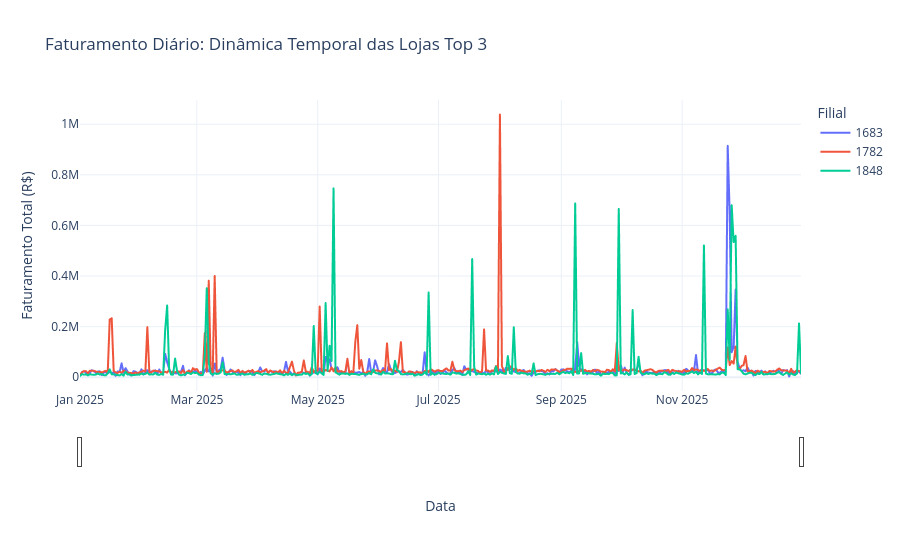

Notebook source saved alongside this figure:
### Code cell
# Série temporal das 3 lojas com picos de vendas
top_3_lojas = frequencia_top_lojas.index[:3]

df_top3 = df_vendas[df_vendas['codigo_filial'].isin(top_3_lojas)].copy()
df_top3_daily = df_top3.groupby(['data_emissao', 'codigo_filial'])['faturamento'].sum().reset_index()
df_top3_daily['codigo_filial'] = df_top3_daily['codigo_filial'].astype(str)

# Gráfico interativo
fig = px.line(
    df_top3_daily,
    x='data_emissao',
    y='faturamento',
    color='codigo_filial',
    title='Faturamento Diário: Dinâmica Temporal das Lojas Top 3',
    labels={
        'data_emissao': 'Data', 
        'faturamento': 'Faturamento Total (R$)', 
        'codigo_filial': 'Filial'
    },
    template='plotly_white'
)

# Slider de tempo interativo na parte inferior
fig.update_layout(xaxis=dict(rangeslider=dict(visible=True)))
fig.show()

### Figure 1 — Plotly figure (JSON) as saved in the notebook; plotly's stock layout.template omitted (floating-point values rounded to 4 significant figures; data arrays with more than 128 entries replaced by an {"elided": "..."} marker saying what was removed)
{"data": [{"hovertemplate": "Filial=1683<br>Data=%{x}<br>Faturamento Total (R$)=%{y}<extra></extra>", "legendgroup": "1683", "line": {"color": "#636efa", "dash": "solid"}, "marker": {"symbol": "circle"}, "mode": "lines", "name": "1683", "showlegend": true, "type": "scattergl", "x": {"elided": "365 str values"}, "xaxis": "x", "y": {"elided": "365 float values"}, "yaxis": "y"}, {"hovertemplate": "Filial=1782<br>Data=%{x}<br>Faturamento Total (R$)=%{y}<extra></extra>", "legendgroup": "1782", "line": {"color": "#EF553B", "dash": "solid"}, "marker": {"symbol": "circle"}, "mode": "lines", "name": "1782", "showlegend": true, "type": "scattergl", "x": {"elided": "365 str values"}, "xaxis": "x", "y": {"elided": "365 float values"}, "yaxis": "y"}, {"hovertemplate": "Filial=1848<br>Data=%{x}<br>Faturamento Total (R$)=%{y}<extra></extra>", "legendgroup": "1848", "line": {"color": "#00cc96", "dash": "solid"}, "marker": {"symbol": "circle"}, "mode": "lines", "name": "1848", "showlegend": true, "type": "scattergl", "x": {"elided": "365 str values"}, "xaxis": "x", "y": {"elided": "365 float values"}, "yaxis": "y"}], "layout": {"legend": {"title": {"text": "Filial"}, "tracegroupgap": 0}, "title": {"text": "Faturamento Diário: Dinâmica Temporal das Lojas Top 3"}, "xaxis": {"anchor": "y", "domain": [0, 1], "rangeslider": {"visible": true}, "title": {"text": "Data"}}, "yaxis": {"anchor": "x", "domain": [0, 1], "title": {"text": "Faturamento Total (R$)"}}}}
